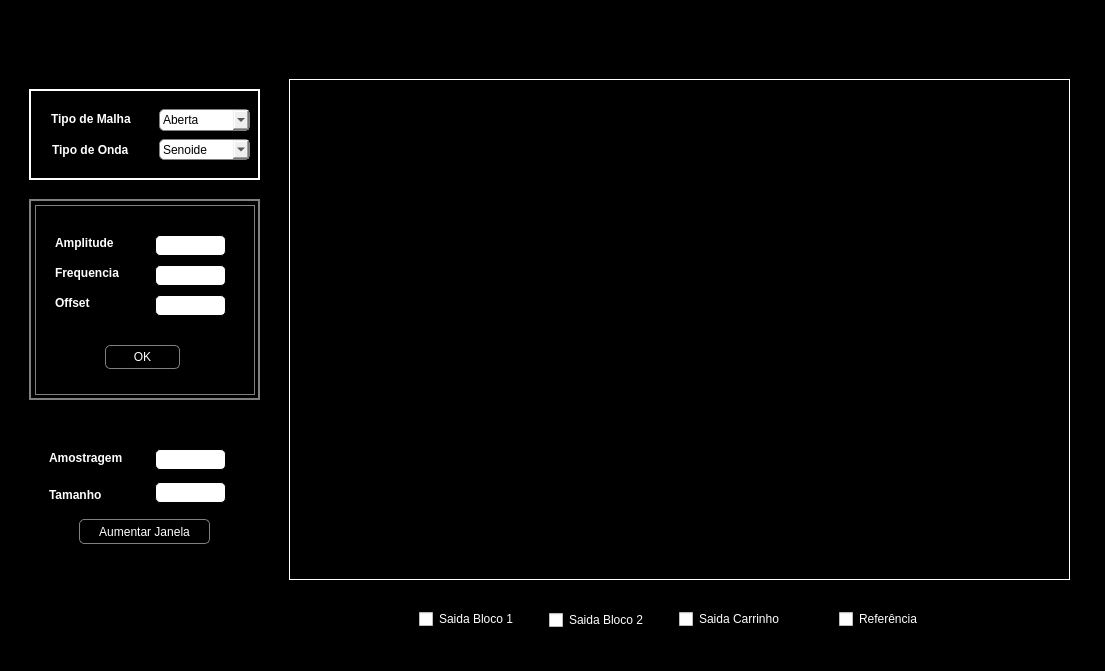
<?xml version="1.0" encoding="UTF-8"?>
<ui version="4.0">
 <class>MainWindow</class>
 <widget class="QMainWindow" name="MainWindow">
  <property name="geometry">
   <rect>
    <x>0</x>
    <y>0</y>
    <width>1105</width>
    <height>671</height>
   </rect>
  </property>
  <property name="minimumSize">
   <size>
    <width>1105</width>
    <height>671</height>
   </size>
  </property>
  <property name="maximumSize">
   <size>
    <width>1105</width>
    <height>671</height>
   </size>
  </property>
  <property name="windowTitle">
   <string>Sistema de Monitoramento</string>
  </property>
  <widget class="QWidget" name="centralwidget">
   <widget class="QFrame" name="frame_geral">
    <property name="geometry">
     <rect>
      <x>-1</x>
      <y>-1</y>
      <width>1111</width>
      <height>691</height>
     </rect>
    </property>
    <property name="minimumSize">
     <size>
      <width>1111</width>
      <height>691</height>
     </size>
    </property>
    <property name="maximumSize">
     <size>
      <width>1111</width>
      <height>691</height>
     </size>
    </property>
    <property name="styleSheet">
     <string notr="true">QFrame{
color:white;
	background-color: rgb(0, 0, 0);
}
QLineEdit{
border: 1px solid white;
}</string>
    </property>
    <property name="frameShape">
     <enum>QFrame::StyledPanel</enum>
    </property>
    <property name="frameShadow">
     <enum>QFrame::Raised</enum>
    </property>
    <widget class="QStackedWidget" name="stackedWidget">
     <property name="geometry">
      <rect>
       <x>30</x>
       <y>200</y>
       <width>231</width>
       <height>201</height>
      </rect>
     </property>
     <property name="styleSheet">
      <string notr="true">border:0.5px solid gray;</string>
     </property>
     <property name="currentIndex">
      <number>0</number>
     </property>
     <widget class="QWidget" name="page_senoide">
      <widget class="QFrame" name="frame_senoide">
       <property name="enabled">
        <bool>true</bool>
       </property>
       <property name="geometry">
        <rect>
         <x>5</x>
         <y>5</y>
         <width>220</width>
         <height>190</height>
        </rect>
       </property>
       <property name="styleSheet">
        <string notr="true"/>
       </property>
       <property name="frameShape">
        <enum>QFrame::StyledPanel</enum>
       </property>
       <property name="frameShadow">
        <enum>QFrame::Raised</enum>
       </property>
       <widget class="QLabel" name="label_3">
        <property name="geometry">
         <rect>
          <x>20</x>
          <y>30</y>
          <width>81</width>
          <height>16</height>
         </rect>
        </property>
        <property name="font">
         <font>
          <weight>75</weight>
          <bold>true</bold>
         </font>
        </property>
        <property name="styleSheet">
         <string notr="true">QLabel{
	border: 0px solid black;
}</string>
        </property>
        <property name="text">
         <string>Amplitude</string>
        </property>
       </widget>
       <widget class="QLabel" name="label_4">
        <property name="geometry">
         <rect>
          <x>20</x>
          <y>60</y>
          <width>81</width>
          <height>16</height>
         </rect>
        </property>
        <property name="font">
         <font>
          <weight>75</weight>
          <bold>true</bold>
         </font>
        </property>
        <property name="styleSheet">
         <string notr="true">QLabel{
	border: 0px solid black;
}</string>
        </property>
        <property name="text">
         <string>Frequencia</string>
        </property>
       </widget>
       <widget class="QLabel" name="label_5">
        <property name="geometry">
         <rect>
          <x>20</x>
          <y>90</y>
          <width>71</width>
          <height>16</height>
         </rect>
        </property>
        <property name="font">
         <font>
          <weight>75</weight>
          <bold>true</bold>
         </font>
        </property>
        <property name="layoutDirection">
         <enum>Qt::LeftToRight</enum>
        </property>
        <property name="styleSheet">
         <string notr="true">QLabel{
	border: 0px solid black;
}</string>
        </property>
        <property name="text">
         <string>Offset</string>
        </property>
       </widget>
       <widget class="QLineEdit" name="lineEdit_periodica_amplitude">
        <property name="enabled">
         <bool>true</bool>
        </property>
        <property name="geometry">
         <rect>
          <x>120</x>
          <y>30</y>
          <width>71</width>
          <height>21</height>
         </rect>
        </property>
        <property name="styleSheet">
         <string notr="true">QLineEdit{
border: 1px solid black;
border-radius: 5px;
}</string>
        </property>
       </widget>
       <widget class="QLineEdit" name="lineEdit_periodica_frequencia">
        <property name="enabled">
         <bool>true</bool>
        </property>
        <property name="geometry">
         <rect>
          <x>120</x>
          <y>60</y>
          <width>71</width>
          <height>21</height>
         </rect>
        </property>
        <property name="styleSheet">
         <string notr="true">QLineEdit{
border: 1px solid black;
border-radius: 5px;
}</string>
        </property>
       </widget>
       <widget class="QLineEdit" name="lineEdit_periodica_offset">
        <property name="enabled">
         <bool>true</bool>
        </property>
        <property name="geometry">
         <rect>
          <x>120</x>
          <y>90</y>
          <width>71</width>
          <height>21</height>
         </rect>
        </property>
        <property name="styleSheet">
         <string notr="true">QLineEdit{
border: 1px solid black;
border-radius: 5px;
}</string>
        </property>
       </widget>
       <widget class="QPushButton" name="pushButton_periodica">
        <property name="geometry">
         <rect>
          <x>70</x>
          <y>140</y>
          <width>75</width>
          <height>24</height>
         </rect>
        </property>
        <property name="styleSheet">
         <string notr="true">QPushButton{
border: 1px solid gray;
border-radius: 5px;
color: white;
}
QPushButton#pushButton_periodica:pressed {
    background-color: gray;
	color:white;
}</string>
        </property>
        <property name="text">
         <string>OK</string>
        </property>
       </widget>
      </widget>
     </widget>
     <widget class="QWidget" name="page_aleatoria">
      <widget class="QFrame" name="frame_aleatoria">
       <property name="geometry">
        <rect>
         <x>5</x>
         <y>5</y>
         <width>220</width>
         <height>190</height>
        </rect>
       </property>
       <property name="styleSheet">
        <string notr="true">QLabel{
	border: 0px solid gray;
}

.QPushButton{
color: white;
}
.QPushButton:pressed {
    background-color: black;
	color:white;
}</string>
       </property>
       <property name="frameShape">
        <enum>QFrame::StyledPanel</enum>
       </property>
       <property name="frameShadow">
        <enum>QFrame::Raised</enum>
       </property>
       <widget class="QLabel" name="label_6">
        <property name="geometry">
         <rect>
          <x>16</x>
          <y>22</y>
          <width>111</width>
          <height>16</height>
         </rect>
        </property>
        <property name="font">
         <font>
          <weight>75</weight>
          <bold>true</bold>
         </font>
        </property>
        <property name="text">
         <string>Amplitude Max</string>
        </property>
       </widget>
       <widget class="QLineEdit" name="lineEdit_aleatoria_AMax">
        <property name="enabled">
         <bool>true</bool>
        </property>
        <property name="geometry">
         <rect>
          <x>134</x>
          <y>20</y>
          <width>71</width>
          <height>21</height>
         </rect>
        </property>
        <property name="styleSheet">
         <string notr="true">QLineEdit{
border: 1px solid black;
border-radius: 5px;
}</string>
        </property>
       </widget>
       <widget class="QLabel" name="label_7">
        <property name="geometry">
         <rect>
          <x>16</x>
          <y>54</y>
          <width>111</width>
          <height>16</height>
         </rect>
        </property>
        <property name="font">
         <font>
          <weight>75</weight>
          <bold>true</bold>
         </font>
        </property>
        <property name="text">
         <string>Amplitude Min</string>
        </property>
       </widget>
       <widget class="QLineEdit" name="lineEdit_aleatoria_AMin">
        <property name="enabled">
         <bool>true</bool>
        </property>
        <property name="geometry">
         <rect>
          <x>134</x>
          <y>53</y>
          <width>71</width>
          <height>21</height>
         </rect>
        </property>
        <property name="styleSheet">
         <string notr="true">QLineEdit{
border: 1px solid black;
border-radius: 5px;
}</string>
        </property>
       </widget>
       <widget class="QLineEdit" name="lineEdit_aleatoria_PMax">
        <property name="enabled">
         <bool>true</bool>
        </property>
        <property name="geometry">
         <rect>
          <x>133</x>
          <y>85</y>
          <width>71</width>
          <height>21</height>
         </rect>
        </property>
        <property name="styleSheet">
         <string notr="true">QLineEdit{
border: 1px solid black;
border-radius: 5px;
}</string>
        </property>
       </widget>
       <widget class="QLabel" name="label_8">
        <property name="geometry">
         <rect>
          <x>17</x>
          <y>87</y>
          <width>111</width>
          <height>16</height>
         </rect>
        </property>
        <property name="font">
         <font>
          <weight>75</weight>
          <bold>true</bold>
         </font>
        </property>
        <property name="text">
         <string>Periodo Max</string>
        </property>
        <property name="alignment">
         <set>Qt::AlignLeading|Qt::AlignLeft|Qt::AlignVCenter</set>
        </property>
       </widget>
       <widget class="QLineEdit" name="lineEdit_aleatoria_PMin">
        <property name="enabled">
         <bool>true</bool>
        </property>
        <property name="geometry">
         <rect>
          <x>133</x>
          <y>117</y>
          <width>71</width>
          <height>21</height>
         </rect>
        </property>
        <property name="styleSheet">
         <string notr="true">QLineEdit{
border: 1px solid black;
border-radius: 5px;
}</string>
        </property>
       </widget>
       <widget class="QLabel" name="label_9">
        <property name="geometry">
         <rect>
          <x>18</x>
          <y>120</y>
          <width>111</width>
          <height>16</height>
         </rect>
        </property>
        <property name="font">
         <font>
          <weight>75</weight>
          <bold>true</bold>
         </font>
        </property>
        <property name="styleSheet">
         <string notr="true">border: 0px solid black;</string>
        </property>
        <property name="text">
         <string>Periodo Min</string>
        </property>
        <property name="alignment">
         <set>Qt::AlignLeading|Qt::AlignLeft|Qt::AlignVCenter</set>
        </property>
       </widget>
       <widget class="QPushButton" name="pushButton_aleatoria">
        <property name="enabled">
         <bool>true</bool>
        </property>
        <property name="geometry">
         <rect>
          <x>71</x>
          <y>152</y>
          <width>75</width>
          <height>24</height>
         </rect>
        </property>
        <property name="styleSheet">
         <string notr="true">QPushButton{
border: 1px solid gray;
border-radius: 5px;
color: white;
}
QPushButton#pushButton_aleatoria:pressed {
    background-color: gray;
	color:white;
}</string>
        </property>
        <property name="text">
         <string>OK</string>
        </property>
       </widget>
      </widget>
     </widget>
     <widget class="QWidget" name="page_degrau">
      <widget class="QFrame" name="frame_degrau">
       <property name="geometry">
        <rect>
         <x>5</x>
         <y>5</y>
         <width>220</width>
         <height>190</height>
        </rect>
       </property>
       <property name="styleSheet">
        <string notr="true"/>
       </property>
       <property name="frameShape">
        <enum>QFrame::StyledPanel</enum>
       </property>
       <property name="frameShadow">
        <enum>QFrame::Raised</enum>
       </property>
       <widget class="QLabel" name="label_degrau_amplitude">
        <property name="geometry">
         <rect>
          <x>20</x>
          <y>70</y>
          <width>81</width>
          <height>20</height>
         </rect>
        </property>
        <property name="font">
         <font>
          <weight>75</weight>
          <bold>true</bold>
         </font>
        </property>
        <property name="styleSheet">
         <string notr="true">QLabel{
	border: 0px solid black;
}</string>
        </property>
        <property name="text">
         <string>Amplitude</string>
        </property>
        <property name="alignment">
         <set>Qt::AlignCenter</set>
        </property>
       </widget>
       <widget class="QLineEdit" name="lineEdit_degrau_amplitude">
        <property name="geometry">
         <rect>
          <x>110</x>
          <y>70</y>
          <width>81</width>
          <height>21</height>
         </rect>
        </property>
        <property name="styleSheet">
         <string notr="true">QLineEdit{
border: 1px solid black;
border-radius: 5px;
}</string>
        </property>
       </widget>
       <widget class="QPushButton" name="pushButton_degrau">
        <property name="geometry">
         <rect>
          <x>72</x>
          <y>120</y>
          <width>75</width>
          <height>24</height>
         </rect>
        </property>
        <property name="styleSheet">
         <string notr="true">QPushButton{
color:white;
border: 1px solid gray;
border-radius: 5px;
}
QPushButton#pushButton_degrau:pressed {
    background-color: gray;
	color:white;
}</string>
        </property>
        <property name="text">
         <string>OK</string>
        </property>
       </widget>
      </widget>
     </widget>
    </widget>
    <widget class="QFrame" name="frame">
     <property name="geometry">
      <rect>
       <x>30</x>
       <y>90</y>
       <width>231</width>
       <height>91</height>
      </rect>
     </property>
     <property name="styleSheet">
      <string notr="true">border: 2px solid white;</string>
     </property>
     <property name="frameShape">
      <enum>QFrame::StyledPanel</enum>
     </property>
     <property name="frameShadow">
      <enum>QFrame::Raised</enum>
     </property>
     <widget class="QLabel" name="label">
      <property name="geometry">
       <rect>
        <x>22</x>
        <y>20</y>
        <width>100</width>
        <height>20</height>
       </rect>
      </property>
      <property name="font">
       <font>
        <weight>75</weight>
        <bold>true</bold>
       </font>
      </property>
      <property name="styleSheet">
       <string notr="true">border: 0px solid black;</string>
      </property>
      <property name="text">
       <string>Tipo de Malha</string>
      </property>
     </widget>
     <widget class="QComboBox" name="comboBox_malha">
      <property name="geometry">
       <rect>
        <x>130</x>
        <y>20</y>
        <width>91</width>
        <height>22</height>
       </rect>
      </property>
      <property name="styleSheet">
       <string notr="true">QComboBox {
    border: 1px solid gray;
    border-radius: 5px;
    padding: 1px 3px 1px 3px;
}</string>
      </property>
      <item>
       <property name="text">
        <string>Aberta</string>
       </property>
      </item>
      <item>
       <property name="text">
        <string>Fechada</string>
       </property>
      </item>
     </widget>
     <widget class="QLabel" name="label_2">
      <property name="geometry">
       <rect>
        <x>23</x>
        <y>50</y>
        <width>101</width>
        <height>21</height>
       </rect>
      </property>
      <property name="font">
       <font>
        <weight>75</weight>
        <bold>true</bold>
       </font>
      </property>
      <property name="styleSheet">
       <string notr="true">border: 0px solid black;</string>
      </property>
      <property name="text">
       <string>Tipo de Onda</string>
      </property>
     </widget>
     <widget class="QComboBox" name="comboBox_onda">
      <property name="geometry">
       <rect>
        <x>130</x>
        <y>50</y>
        <width>91</width>
        <height>21</height>
       </rect>
      </property>
      <property name="styleSheet">
       <string notr="true">QComboBox {
    border: 1px solid gray;
    border-radius: 5px;
    padding: 1px 3px 1px 3px;
}</string>
      </property>
      <item>
       <property name="text">
        <string>Senoide</string>
       </property>
      </item>
      <item>
       <property name="text">
        <string>Degrau</string>
       </property>
      </item>
      <item>
       <property name="text">
        <string>Quadrada</string>
       </property>
      </item>
      <item>
       <property name="text">
        <string>Serra</string>
       </property>
      </item>
      <item>
       <property name="text">
        <string>Aleatoria</string>
       </property>
      </item>
     </widget>
    </widget>
    <widget class="QWidget" name="widget_ploter" native="true">
     <property name="geometry">
      <rect>
       <x>290</x>
       <y>80</y>
       <width>781</width>
       <height>501</height>
      </rect>
     </property>
     <property name="minimumSize">
      <size>
       <width>781</width>
       <height>501</height>
      </size>
     </property>
     <property name="maximumSize">
      <size>
       <width>781</width>
       <height>501</height>
      </size>
     </property>
     <property name="styleSheet">
      <string notr="true">border: 1px solid white;</string>
     </property>
    </widget>
    <widget class="QFrame" name="frame_2">
     <property name="geometry">
      <rect>
       <x>30</x>
       <y>430</y>
       <width>230</width>
       <height>131</height>
      </rect>
     </property>
     <property name="styleSheet">
      <string notr="true">QFrame{
border: 2px solid white;
}

QLabel{
border:0px solid gray;
};</string>
     </property>
     <property name="frameShape">
      <enum>QFrame::StyledPanel</enum>
     </property>
     <property name="frameShadow">
      <enum>QFrame::Raised</enum>
     </property>
     <widget class="QLabel" name="label_10">
      <property name="geometry">
       <rect>
        <x>20</x>
        <y>13</y>
        <width>101</width>
        <height>31</height>
       </rect>
      </property>
      <property name="font">
       <font>
        <weight>75</weight>
        <bold>true</bold>
       </font>
      </property>
      <property name="text">
       <string>Amostragem</string>
      </property>
     </widget>
     <widget class="QLineEdit" name="lineEdit_janela_amost">
      <property name="geometry">
       <rect>
        <x>126</x>
        <y>20</y>
        <width>71</width>
        <height>21</height>
       </rect>
      </property>
      <property name="styleSheet">
       <string notr="true">QLineEdit{
border: 1px solid black;
border-radius: 5px;
}</string>
      </property>
     </widget>
     <widget class="QLabel" name="label_11">
      <property name="geometry">
       <rect>
        <x>20</x>
        <y>50</y>
        <width>71</width>
        <height>31</height>
       </rect>
      </property>
      <property name="font">
       <font>
        <weight>75</weight>
        <bold>true</bold>
       </font>
      </property>
      <property name="text">
       <string>Tamanho</string>
      </property>
     </widget>
     <widget class="QLineEdit" name="lineEdit_janela_tam">
      <property name="geometry">
       <rect>
        <x>126</x>
        <y>53</y>
        <width>71</width>
        <height>21</height>
       </rect>
      </property>
      <property name="styleSheet">
       <string notr="true">QLineEdit{
border: 1px solid black;
border-radius: 5px;
}</string>
      </property>
     </widget>
     <widget class="QPushButton" name="pushButton_window">
      <property name="geometry">
       <rect>
        <x>50</x>
        <y>90</y>
        <width>131</width>
        <height>25</height>
       </rect>
      </property>
      <property name="font">
       <font>
        <underline>false</underline>
        <strikeout>false</strikeout>
        <kerning>true</kerning>
       </font>
      </property>
      <property name="styleSheet">
       <string notr="true">QPushButton{
border: 1px solid gray;
border-radius: 5px;
color: white;
}
QPushButton#pushButton_window:pressed {
    background-color: gray;
	color:white;
}</string>
      </property>
      <property name="text">
       <string>Aumentar Janela</string>
      </property>
     </widget>
    </widget>
    <widget class="QFrame" name="frame_checkboxes">
     <property name="geometry">
      <rect>
       <x>400</x>
       <y>600</y>
       <width>581</width>
       <height>41</height>
      </rect>
     </property>
     <property name="styleSheet">
      <string notr="true">border: 1px solid white;
checkBox{
border: 0px solid gray;
}</string>
     </property>
     <property name="frameShape">
      <enum>QFrame::StyledPanel</enum>
     </property>
     <property name="frameShadow">
      <enum>QFrame::Raised</enum>
     </property>
     <widget class="QCheckBox" name="checkBox_bloco1">
      <property name="geometry">
       <rect>
        <x>20</x>
        <y>10</y>
        <width>111</width>
        <height>20</height>
       </rect>
      </property>
      <property name="styleSheet">
       <string notr="true">color: white;
border: 0px solid gray;</string>
      </property>
      <property name="text">
       <string>Saida Bloco 1</string>
      </property>
     </widget>
     <widget class="QCheckBox" name="checkBox_bloco2">
      <property name="geometry">
       <rect>
        <x>150</x>
        <y>11</y>
        <width>111</width>
        <height>20</height>
       </rect>
      </property>
      <property name="styleSheet">
       <string notr="true">color: white;
border: 0px solid gray;</string>
      </property>
      <property name="text">
       <string>Saida Bloco 2</string>
      </property>
     </widget>
     <widget class="QCheckBox" name="checkBox_carrinho">
      <property name="geometry">
       <rect>
        <x>280</x>
        <y>10</y>
        <width>131</width>
        <height>20</height>
       </rect>
      </property>
      <property name="styleSheet">
       <string notr="true">color: white;
border: 0px solid gray;</string>
      </property>
      <property name="text">
       <string>Saida Carrinho</string>
      </property>
     </widget>
     <widget class="QCheckBox" name="checkBox_referencia">
      <property name="geometry">
       <rect>
        <x>440</x>
        <y>10</y>
        <width>111</width>
        <height>20</height>
       </rect>
      </property>
      <property name="styleSheet">
       <string notr="true">color: white;
border: 0px solid gray;</string>
      </property>
      <property name="text">
       <string>Referência</string>
      </property>
     </widget>
    </widget>
   </widget>
  </widget>
 </widget>
 <resources/>
 <connections/>
</ui>
